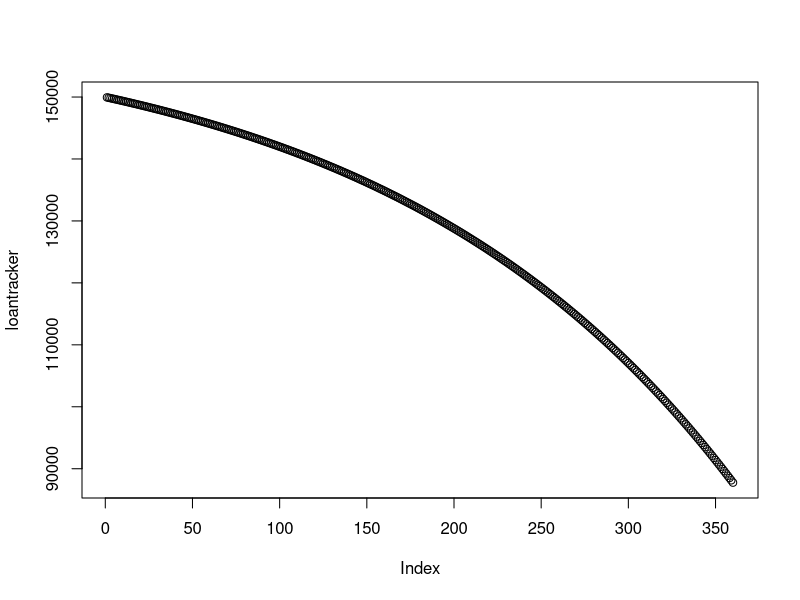
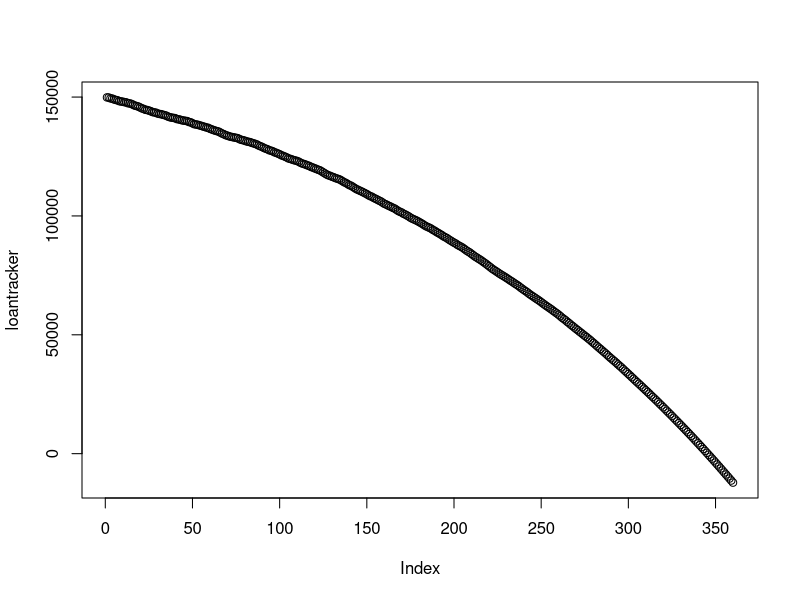

Write the R code that produced these figures, in order.
## ---- chunk 1
knitr::opts_chunk$set(echo = TRUE)
## ---- chunk 2

## ---- chunk 3
# 6 percent annual is %.05 monthly!

InterestRate = 0.005  # 5% interest
loanamt = 150000
## ---- chunk 4
loanamt = 150000
for(month in 1:12) {
  print(month)
  print("Old loanamt:")
  print(loanamt)
  loanamt = loanamt * (1 + InterestRate)  # Same command as above.  
  print("New loanamt:")
  print(loanamt)
}
## ---- chunk 5
loanamt = 150000
for(month in 1:12) {
  print(month)
  print("Old loanamt:")
  print(loanamt)
  loanamt = (loanamt-807.92) * (1 + InterestRate)  # Same command as above.  
  print("New loanamt:")
  print(loanamt)
}
## ---- chunk 6
loanamt = 150000
for(month in 1:360) {
  print(month)
  print("Old loanamt:")
  print(loanamt)
  loanamt = (loanamt-807.92) * (1 + InterestRate)  # Same command as above.  
  print("New loanamt:")
  print(loanamt)
}
## ---- chunk 7
loanamt = 150000
Horizon = 360

loantracker = rep(0, Horizon)

## ---- chunk 8
for(month in 1:Horizon) {
InterestRate = 0.005
loanamt = (loanamt-807.92) * (1 + InterestRate)
loantracker[month] = loanamt
}
plot(loantracker)
## ---- chunk 9

outcome_values = c(.003, 0.004,0.0045,0.005)  # the possible interest rates
outcome_probs = c(.25, .25, .25,.25)  # the probabilities of each one

## ---- chunk 10
loanamt = 150000
Horizon = 360

loantracker = rep(0, Horizon)

for(month in 1:Horizon) {
InterestRate = sample(outcome_values, size = 1, prob = outcome_probs)
loanamt = (loanamt-807.92) * (1 + InterestRate)
loantracker[month] = loanamt
}
plot(loantracker)
